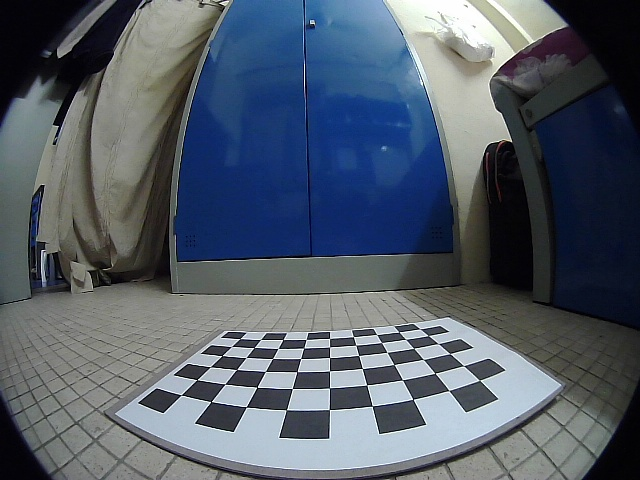
#> input picture RawImage.jpg, 640 x 480 px
$ python -i KeyPointDetectors.py   (imports and definitions only)
#> lines starting #> are read from the running program, lines starting #| are printed output that depends on the picture
#> further down, picture is the input picture: shape (480, 640, 3); mean B, G, R 105, 92.9, 83.3
import cv2
import numpy as np

class detectKeypoints:
    def __init__(self):
       pass

    def detectFAST(self, image):
        gray = cv2.cvtColor(image, cv2.COLOR_BGR2GRAY)
        fast = cv2.FastFeatureDetector_create()
        fastKeyPoints = fast.detect(gray, None)
        # imageFAST = cv2.drawKeypoints(self.imageCopy, fastKeyPoints, self.imageCopy, color=(0, 255, 255))

        return fastKeyPoints

    def detectHarris(self, image):
        gray = cv2.cvtColor(image, cv2.COLOR_BGR2GRAY)
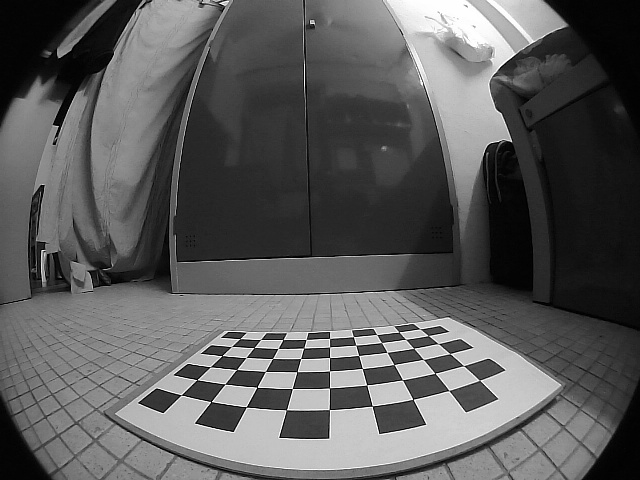
#> gray: shape (480, 640); min 0, max 255, mean 91.4
        gray = np.float32(gray)
        harrisKeyPoints = cv2.cornerHarris(gray, 2, 3, 0.04)  # blockSize -eigen values-, kernel size
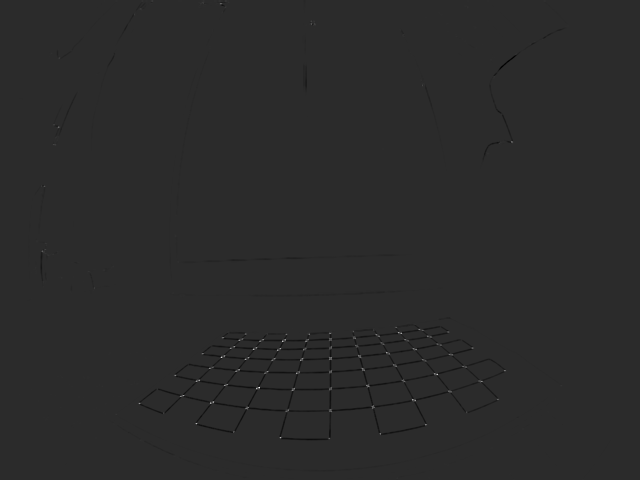
#> harrisKeyPoints: shape (480, 640) float32; min -77081384, max 373061696, mean -426137; drawn with min black and max white
        harrisKeyPoints = cv2.dilate(harrisKeyPoints, None)
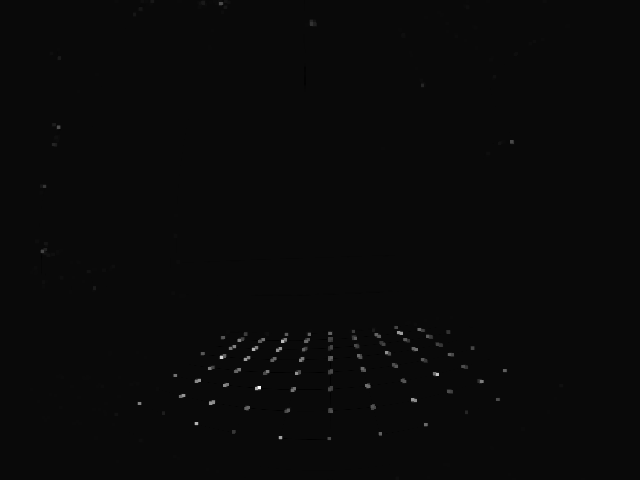
#> harrisKeyPoints: shape (480, 640) float32; min -14362819, max 373061696, mean 698291.8; drawn with min black and max white
        # self.imageCopy[harrisKeyPoints > 0.01 * harrisKeyPoints.max()] = [0, 255, 255]
        return harrisKeyPoints

    def detectORB(self, image):
        gray = cv2.cvtColor(image, cv2.COLOR_BGR2GRAY)
        ORB = cv2.ORB_create()
        ORBKeyPoints = ORB.detect(gray, None)
        # [5 lines of commented-out code are left out]
        return ORBKeyPoints

    def detectSIFT(self, image):
        gray = cv2.cvtColor(image, cv2.COLOR_BGR2GRAY)
        SIFT = cv2.xfeatures2d.SIFT_create()
        SIFTkeyPoints = SIFT.detect(gray, None)
        # self.imageCopy = cv2.drawKeypoints(self.gray, SIFTkeyPoints, self.imageCopy)

        return SIFTkeyPoints

    def detectSURF(self, image):
        gray = cv2.cvtColor(image, cv2.COLOR_BGR2GRAY)
        SURF = cv2.xfeatures2d.SURF_create()
        SURFKeyPoints = SURF.detect(gray, None)
        # outputImage = self.imageCopy = cv2.drawKeypoints(self.gray, SURFKeyPoints, self.imageCopy)
        return SURFKeyPoints

>>> import cv2
>>> picture = cv2.imread('../RawImage.jpg')
>>> result = detectKeypoints().detectHarris(picture)

$ run again, on Capture2.jpg
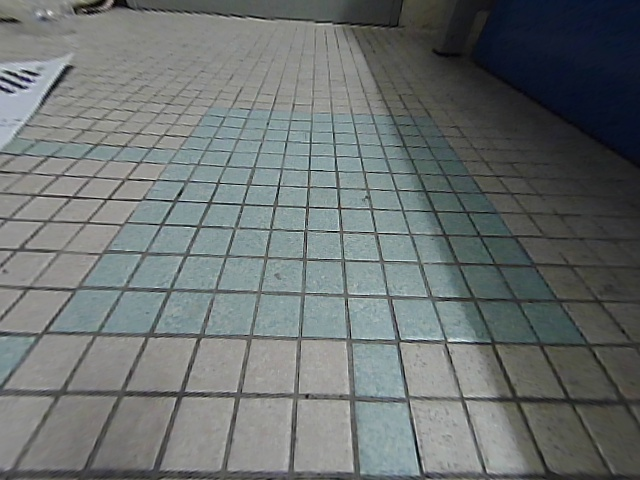
#> input picture Capture2.jpg, 640 x 480 px
#> picture is the input picture: shape (480, 640, 3); mean B, G, R 112, 112.6, 106.8
#> in detectHarris, `harrisKeyPoints = cv2.cornerHarris(gray, 2, 3, 0.04)`:
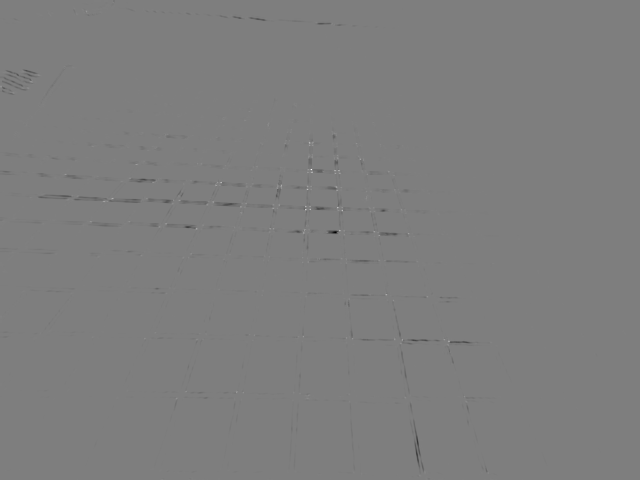
#> harrisKeyPoints: shape (480, 640) float32; min -39818872, max 40228744, mean -91807.7; drawn with min black and max white
#> in detectHarris, `harrisKeyPoints = cv2.dilate(harrisKeyPoints, None)`:
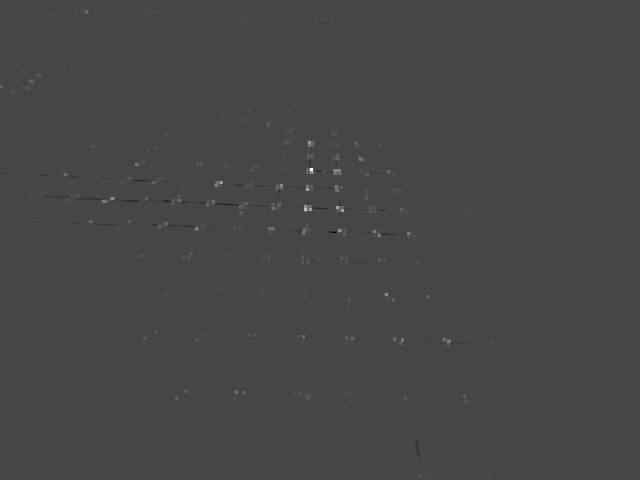
#> harrisKeyPoints: shape (480, 640) float32; min -15341170, max 40228744, mean 43044.1; drawn with min black and max white
